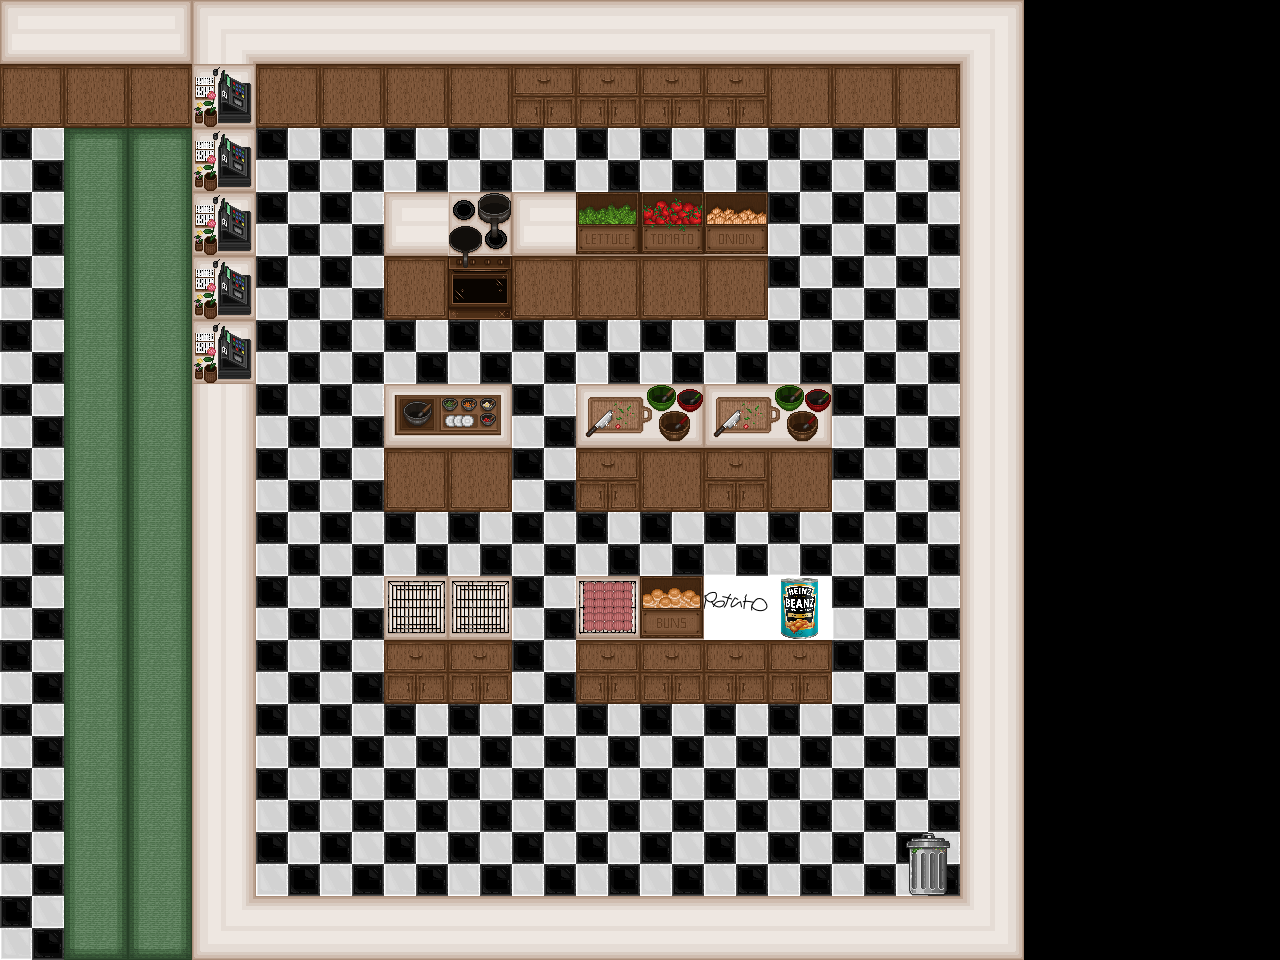

Tiled map render using the project's own tile images. Description and the whole map definition, tile-layer contents included, below:
An orthogonal 20x15 tile map with 64x64 px tiles, 2 tile layers (Bottom Layer, Top Layer).

<map version="1.9" tiledversion="1.9.2" orientation="orthogonal" renderorder="right-down" width="20" height="15" tilewidth="64" tileheight="64" infinite="0" nextlayerid="3" nextobjectid="1">
 <tileset firstgid="1" source="art_tileset.tsx" />
 <layer id="1" name="Bottom Layer" width="20" height="15">
  <data encoding="csv">
0,0,0,0,0,0,0,0,0,0,0,0,0,0,0,0,0,0,0,0,
12,12,12,0,12,12,12,12,2,2,2,2,12,12,12,0,0,0,0,0,
23,29,29,0,23,23,23,23,23,23,23,23,23,23,23,0,0,0,0,0,
23,30,30,0,23,23,0,0,0,0,0,0,23,23,23,0,0,0,0,0,
23,30,30,0,23,23,12,18,12,12,12,12,23,23,23,0,0,0,0,0,
23,30,30,0,23,23,23,23,23,23,23,23,23,23,23,0,0,0,0,0,
23,30,30,0,23,23,0,0,23,0,0,0,0,23,23,0,0,0,0,0,
23,30,30,0,23,23,12,12,23,2,12,2,12,23,23,0,0,0,0,0,
23,30,30,0,23,23,23,23,23,23,23,23,23,23,23,0,0,0,0,0,
23,30,30,0,23,23,0,0,23,0,0,0,0,23,23,0,0,0,0,0,
23,30,30,0,23,23,2,2,23,2,2,2,2,23,23,0,0,0,0,0,
23,30,30,0,23,23,23,23,23,23,23,23,23,23,23,0,0,0,0,0,
23,30,30,0,23,23,23,23,23,23,23,23,23,23,23,0,0,0,0,0,
23,30,30,0,23,23,23,23,23,23,23,23,23,23,23,0,0,0,0,0,
23,31,31,0,0,0,0,0,0,0,0,0,0,0,0,0,0,0,0,0
</data>
 </layer>
 <layer id="2" name="Top Layer" width="20" height="15">
  <data encoding="csv">
3,9,4,1,9,9,9,9,9,9,9,9,9,9,9,2147483649,0,0,0,0,
0,0,0,27,0,0,0,0,0,0,0,0,0,0,0,2684354569,0,0,0,0,
0,0,0,27,0,0,0,0,0,0,0,0,0,0,0,2684354569,0,0,0,0,
0,0,0,27,0,0,3,21,3,8,14,28,0,0,0,2684354569,0,0,0,0,
0,0,0,27,0,0,0,0,0,0,0,0,0,0,0,2684354569,0,0,0,0,
0,0,0,27,0,0,0,0,0,0,0,0,0,0,0,2684354569,0,0,0,0,
0,0,0,1610612745,0,0,22,0,0,32,0,32,0,0,0,2684354569,0,0,0,0,
0,0,0,1610612745,0,0,0,0,0,0,0,0,0,0,0,2684354569,0,0,0,0,
0,0,0,1610612745,0,0,0,0,0,0,0,0,0,0,0,2684354569,0,0,0,0,
0,0,0,1610612745,0,0,34,34,0,26,25,35,36,0,0,2684354569,0,0,0,0,
0,0,0,1610612745,0,0,0,0,0,0,0,0,0,0,0,2684354569,0,0,0,0,
0,0,0,1610612745,0,0,0,0,0,0,0,0,0,0,0,2684354569,0,0,0,0,
0,0,0,1610612745,0,0,0,0,0,0,0,0,0,0,0,2684354569,0,0,0,0,
0,0,0,1610612745,0,0,0,0,0,0,0,0,0,0,33,2684354569,0,0,0,0,
0,0,0,1073741825,3221225481,3221225481,3221225481,3221225481,3221225481,3221225481,3221225481,3221225481,3221225481,3221225481,3221225481,3221225473,0,0,0,0
</data>
 </layer>
</map>
